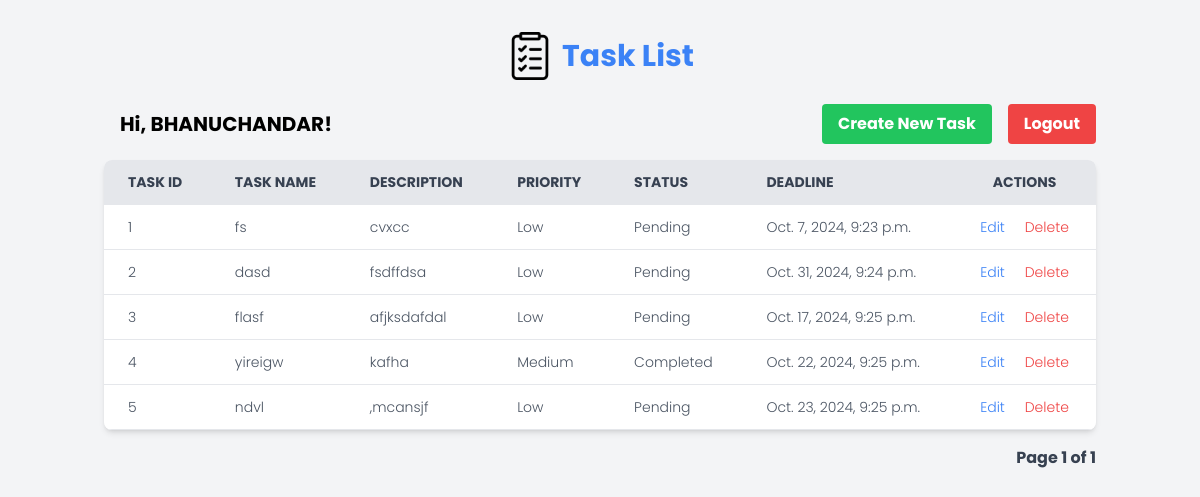
Page /tasks/ (signed in) on the committed database.
### core_app/models.py (models this page shows, shortened)
class Task(models.Model):
    PRIORITY_CHOICES = (
        ('low', 'Low'),
        ('medium', 'Medium'),
        ('high', 'High'),
    )
    STATUS_CHOICES = (
        ('pending', 'Pending'),
        ('completed', 'Completed'),
    )
    user = models.ForeignKey(User, on_delete=models.CASCADE)  # Link to User model
    task_name = models.CharField(max_length=100)
    description = models.TextField()
    priority = models.CharField(max_length=6, choices=PRIORITY_CHOICES)
    status = models.CharField(max_length=9, choices=STATUS_CHOICES, default='pending')
    deadline = models.DateTimeField()

### core_app/views.py (the view)
# urls.py: path('tasks/',views.task_list,name="task_list"),
@login_required
def task_list(request):
    tasks = Task.objects.filter(user=request.user)  # Fetch tasks for the logged-in user
    paginator = Paginator(tasks, 5)  # Show 10 tasks per page
    page_number = request.GET.get('page')  # Get the page number from the query parameters
    page_obj = paginator.get_page(page_number)  # Get the tasks for the current page
    return render(request, 'task_list.html', {'tasks': page_obj})

### templates/task_list.html (shortened to what this page needs)
{%load static %}
<!DOCTYPE html>
<html lang="en">
<head>
    <script src="https://cdn.tailwindcss.com"></script>
</head>
<body class="bg-gray-100">
    <div class="container mx-auto px-4 py-8">
        <div class="flex items-center justify-center mb-6">
            <img src="{% static 'admin/img/to-do-list.png' %}" alt="Task Icon" class="mr-2 w-12 h-12"/>
            <h1 class="text-3xl font-bold text-blue-500">Task List</h1>
        </div>
        <div class="mb-4 flex justify-between items-center">
            <div>
                <h2 class="text-xl font-bold px-4">Hi, {{ user.first_name }}!</h2>
            </div>
            <div class="flex space-x-4">
            <a href="{% url 'task_add' %}" class="bg-green-500 hover:bg-green-700 text-white font-bold py-2 px-4 rounded">
                Create New Task
            </a>
            <a href="{% url 'user_logout'%}" class="bg-red-500 hover:bg-red-700 text-white font-bold py-2 px-4 rounded ml-4">
                Logout
            </a>
        </div>
        </div>
        <div class="overflow-x-auto rounded-lg shadow-md">
            <table class="min-w-full bg-white">
                <thead>
                    <tr class="w-full bg-gray-200 text-gray-700 uppercase text-sm leading-normal">
                        <th class="py-3 px-6 text-left">Task ID</th>
                        <th class="py-3 px-6 text-left">Task Name</th>
                        <th class="py-3 px-6 text-left">Description</th>
                        <th class="py-3 px-6 text-left">Priority</th>
                        <th class="py-3 px-6 text-left">Status</th>
                        <th class="py-3 px-6 text-left">Deadline</th>
                        <th class="py-3 px-6 text-center">Actions</th>
                    </tr>
                </thead>
                <tbody class="text-gray-600 text-sm font-light">
                    {% for task in tasks %}
                    <tr class="border-b border-gray-200 hover:bg-gray-100">
                        <td class="py-3 px-6 text-left">{{ forloop.counter }}</td>
                        <td class="py-3 px-6 text-left">{{ task.task_name }}</td>
                        <td class="py-3 px-6 text-left">{{ task.description }}</td>
                        <td class="py-3 px-6 text-left">{{ task.get_priority_display }}</td>
                        <td class="py-3 px-6 text-left">{{ task.get_status_display }}</td>
                        <td class="py-3 px-6 text-left">{{ task.deadline }}</td>
                        <td class="py-3 px-6 text-center">
                            <a href="{% url 'task_update' task.id%}" class="text-blue-500 hover:text-blue-700">Edit</a>
                            <a href="{% url 'task_delete' task.id %}" class="text-red-500 hover:text-red-700 ml-4">Delete</a>
                        </td>
                    </tr>
                    {% empty %}
                    <tr>
                        <td colspan="7" class="text-center py-3">No tasks available.</td>
                    </tr>
                    {% endfor %}
                </tbody>
            </table>
        </div>
        <div class="mt-4">
            <div class="float-right flex justify-between">
                <div>
                    <span class="text-gray-700 font-bold">Page {{ tasks.number }} of {{ tasks.paginator.num_pages }}</span>
                </div>
            </div>
        </div>
    </div>
</body>
</html>

### templates/task_list.html (style rules this page uses)
body { font-family: 'Poppins'; }

### rows in the picture
Task: task_name "fs", description "cvxcc", priority "Low", status "Pending", deadline "Oct. 7, 2024, 9:23 p.m."
Task: task_name "dasd", description "fsdffdsa", priority "Low", status "Pending", deadline "Oct. 31, 2024, 9:24 p.m."
Task: task_name "flasf", description "afjksdafdal", priority "Low", status "Pending", deadline "Oct. 17, 2024, 9:25 p.m."
Task: task_name "yireigw", description "kafha", priority "Medium", status "Completed", deadline "Oct. 22, 2024, 9:25 p.m."
Task: task_name "ndvl", description ",mcansjf", priority "Low", status "Pending", deadline "Oct. 23, 2024, 9:25 p.m."

### other values in the picture
{{ user.first_name }} "BHANUCHANDAR"
{{ tasks.number }} "1"
{{ tasks.paginator.num_pages }} "1"
